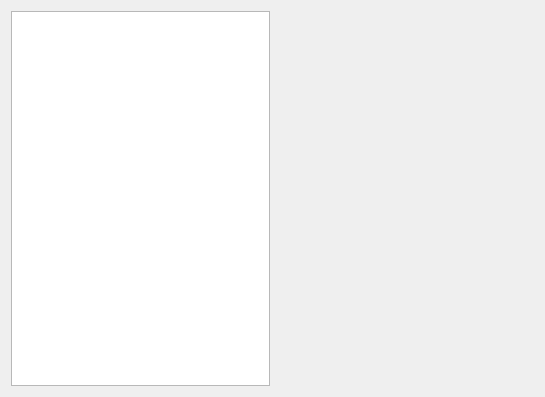
<?xml version="1.0" encoding="UTF-8"?>
<ui version="4.0">
 <class>SettingsDialog</class>
 <widget class="QDialog" name="SettingsDialog">
  <property name="geometry">
   <rect>
    <x>0</x>
    <y>0</y>
    <width>545</width>
    <height>397</height>
   </rect>
  </property>
  <property name="windowTitle">
   <string>Dialog</string>
  </property>
  <layout class="QHBoxLayout" name="horizontalLayout">
   <item>
    <widget class="QListWidget" name="m_listWidget"/>
   </item>
   <item>
    <widget class="QStackedWidget" name="m_stackedWidget"/>
   </item>
  </layout>
 </widget>
 <resources/>
 <connections/>
</ui>
